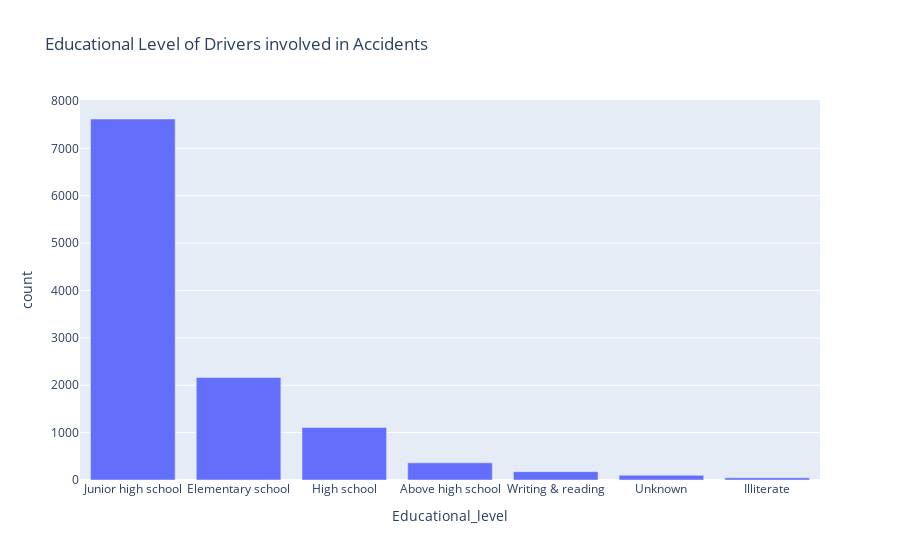

Notebook cell for this chart:
### Code cell
edu_level = df['Educational_level'].value_counts().reset_index()
fig= px.bar(edu_level ,x='Educational_level', y='count',title='Educational Level of Drivers involved in Accidents')
fig.show()

### Figure 1 — Plotly figure (JSON) as saved in the notebook; plotly's stock layout.template omitted (floating-point values rounded to 4 significant figures)
{"data": [{"hovertemplate": "Educational_level=%{x}<br>count=%{y}<extra></extra>", "legendgroup": "", "marker": {"color": "#636efa", "pattern": {"shape": ""}}, "name": "", "orientation": "v", "showlegend": false, "textposition": "auto", "type": "bar", "x": ["Junior high school", "Elementary school", "High school", "Above high school", "Writing & reading", "Unknown", "Illiterate"], "xaxis": "x", "y": [7619, 2163, 1110, 362, 176, 100, 45], "yaxis": "y"}], "layout": {"barmode": "relative", "legend": {"tracegroupgap": 0}, "title": {"text": "Educational Level of Drivers involved in Accidents"}, "xaxis": {"anchor": "y", "domain": [0, 1], "title": {"text": "Educational_level"}}, "yaxis": {"anchor": "x", "domain": [0, 1], "title": {"text": "count"}}}}
